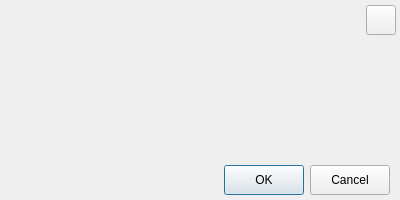
<?xml version="1.0" encoding="UTF-8"?>
<ui version="4.0">
 <class>MessageDialog</class>
 <widget class="QDialog" name="MessageDialog">
  <property name="geometry">
   <rect>
    <x>0</x>
    <y>0</y>
    <width>400</width>
    <height>200</height>
   </rect>
  </property>
  <property name="minimumSize">
   <size>
    <width>200</width>
    <height>0</height>
   </size>
  </property>
  <property name="maximumSize">
   <size>
    <width>400</width>
    <height>200</height>
   </size>
  </property>
  <property name="windowTitle">
   <string>Dialog</string>
  </property>
  <layout class="QVBoxLayout" name="verticalLayout_2">
   <property name="leftMargin">
    <number>0</number>
   </property>
   <property name="topMargin">
    <number>0</number>
   </property>
   <property name="rightMargin">
    <number>0</number>
   </property>
   <property name="bottomMargin">
    <number>5</number>
   </property>
   <item>
    <widget class="QWidget" name="widgetTitle" native="true">
     <property name="minimumSize">
      <size>
       <width>0</width>
       <height>36</height>
      </size>
     </property>
     <property name="maximumSize">
      <size>
       <width>16777215</width>
       <height>36</height>
      </size>
     </property>
     <layout class="QHBoxLayout" name="horizontalLayout_3">
      <property name="spacing">
       <number>0</number>
      </property>
      <property name="leftMargin">
       <number>5</number>
      </property>
      <property name="topMargin">
       <number>4</number>
      </property>
      <property name="rightMargin">
       <number>4</number>
      </property>
      <property name="bottomMargin">
       <number>0</number>
      </property>
      <item>
       <spacer name="horizontalSpacer_3">
        <property name="orientation">
         <enum>Qt::Horizontal</enum>
        </property>
        <property name="sizeHint" stdset="0">
         <size>
          <width>40</width>
          <height>20</height>
         </size>
        </property>
       </spacer>
      </item>
      <item alignment="Qt::AlignVCenter">
       <widget class="QPushButton" name="btnClose">
        <property name="minimumSize">
         <size>
          <width>30</width>
          <height>30</height>
         </size>
        </property>
        <property name="maximumSize">
         <size>
          <width>30</width>
          <height>30</height>
         </size>
        </property>
        <property name="text">
         <string/>
        </property>
       </widget>
      </item>
     </layout>
    </widget>
   </item>
   <item>
    <spacer name="verticalSpacer">
     <property name="orientation">
      <enum>Qt::Vertical</enum>
     </property>
     <property name="sizeType">
      <enum>QSizePolicy::Fixed</enum>
     </property>
     <property name="sizeHint" stdset="0">
      <size>
       <width>15</width>
       <height>20</height>
      </size>
     </property>
    </spacer>
   </item>
   <item>
    <layout class="QHBoxLayout" name="horizontalLayout">
     <item>
      <spacer name="horizontalSpacer">
       <property name="orientation">
        <enum>Qt::Horizontal</enum>
       </property>
       <property name="sizeType">
        <enum>QSizePolicy::Fixed</enum>
       </property>
       <property name="sizeHint" stdset="0">
        <size>
         <width>10</width>
         <height>20</height>
        </size>
       </property>
      </spacer>
     </item>
     <item>
      <layout class="QVBoxLayout" name="messageLayout">
       <item>
        <widget class="QLabel" name="lblMessage">
         <property name="text">
          <string/>
         </property>
         <property name="alignment">
          <set>Qt::AlignCenter</set>
         </property>
         <property name="wordWrap">
          <bool>true</bool>
         </property>
        </widget>
       </item>
      </layout>
     </item>
     <item>
      <spacer name="horizontalSpacer_2">
       <property name="orientation">
        <enum>Qt::Horizontal</enum>
       </property>
       <property name="sizeType">
        <enum>QSizePolicy::Fixed</enum>
       </property>
       <property name="sizeHint" stdset="0">
        <size>
         <width>10</width>
         <height>20</height>
        </size>
       </property>
      </spacer>
     </item>
    </layout>
   </item>
   <item>
    <spacer name="verticalSpacer_2">
     <property name="orientation">
      <enum>Qt::Vertical</enum>
     </property>
     <property name="sizeType">
      <enum>QSizePolicy::Fixed</enum>
     </property>
     <property name="sizeHint" stdset="0">
      <size>
       <width>15</width>
       <height>20</height>
      </size>
     </property>
    </spacer>
   </item>
   <item>
    <layout class="QHBoxLayout" name="horizontalLayout_2">
     <item>
      <spacer name="horizontalSpacer_4">
       <property name="orientation">
        <enum>Qt::Horizontal</enum>
       </property>
       <property name="sizeHint" stdset="0">
        <size>
         <width>40</width>
         <height>20</height>
        </size>
       </property>
      </spacer>
     </item>
     <item>
      <widget class="QPushButton" name="btnOK">
       <property name="minimumSize">
        <size>
         <width>70</width>
         <height>30</height>
        </size>
       </property>
       <property name="text">
        <string>OK</string>
       </property>
       <property name="default">
        <bool>true</bool>
       </property>
      </widget>
     </item>
     <item>
      <widget class="QPushButton" name="btnCancel">
       <property name="minimumSize">
        <size>
         <width>70</width>
         <height>30</height>
        </size>
       </property>
       <property name="text">
        <string>Cancel</string>
       </property>
      </widget>
     </item>
     <item>
      <spacer name="horizontalSpacer_5">
       <property name="orientation">
        <enum>Qt::Horizontal</enum>
       </property>
       <property name="sizeType">
        <enum>QSizePolicy::Fixed</enum>
       </property>
       <property name="sizeHint" stdset="0">
        <size>
         <width>10</width>
         <height>20</height>
        </size>
       </property>
      </spacer>
     </item>
    </layout>
   </item>
  </layout>
 </widget>
 <resources/>
 <connections/>
</ui>
